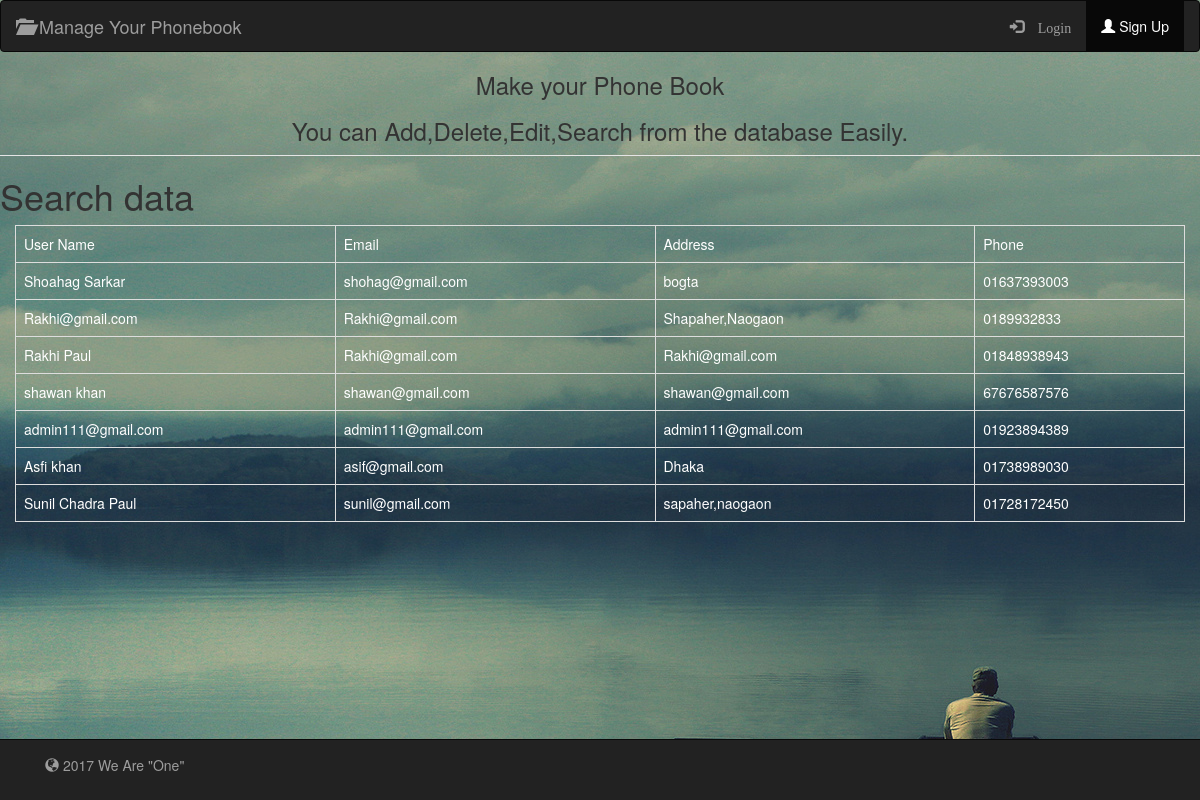
The page /database_search.php on the database its author committed.
### tables this page shows
CREATE TABLE IF NOT EXISTS `userinfo` (
  `id` int(90) NOT NULL AUTO_INCREMENT,
  `userID` int(8) NOT NULL,
  `name` varchar(90) NOT NULL,
  `email` varchar(90) NOT NULL,
  `Address` varchar(90) NOT NULL,
  `Phone` varchar(90) NOT NULL,
  PRIMARY KEY (`id`),
  KEY `userID` (`userID`)
);

### database_search.php (the view, shortened to what this page needs)
<!DOCTYPE html>
<html>
<head>
  <link rel="stylesheet" href="css/bootstrap.min.css" type="text/css" />
</head>
<body>
<nav class="navbar navbar-inverse">
  <div class="container-fluid">
    <div class="navbar-header">
      <a class="navbar-brand" href="index.php"><span class="glyphicon glyphicon-folder-open"></span>   Manage Your Phonebook</a>
    </div>
    <div class="collapse navbar-collapse" id="navbar1">
      <ul class="nav navbar-nav navbar-right">
        <?php if (isset($_SESSION['usr_id'])) { ?>
        <li><a href="home.php"> <span class="glyphicon glyphicon-plus-sign"></span>   Add</a></li>
        <li><a href="edit.php"> <span class="glyphicon glyphicon-edit"></span>  Edit</a></li>
        <li><a href="view.php"> <span class="glyphicon glyphicon-eye-open"></span>  View</a></li>
        <li><a href="delete.php"> <span class="glyphicon glyphicon-remove"></span>  Delete</a></li>
        <li><a href="search.php"> <span class="glyphicon glyphicon-search"></span>  Search</a></li>
        <li><p class="navbar-text">Hi! <span class="glyphicon glyphicon-user"></span> <?php echo $_SESSION['usr_name']; ?></p></li>
        <li><a href="logout.php"> <span class="glyphicon glyphicon-log-out"></span> Log Out</a></li>
        <?php } else { ?>
        <li><a href="login.php"><span class="glyphicon glyphicon-log-in"> Login</a></li>
        <li class="active"><a href="register.php"><span class="glyphicon glyphicon-user"></span> Sign Up</a></li>
        <?php } ?>
      </ul>
    </div>
  </div>
</nav>
<center>
 <legend ><h3>Make your Phone Book</h3><h3>You can Add,Delete,Edit,Search from the database Easily.</h3></legend>
</center>
  <h1>Search data</h1>
          <div class="container">
            <div class="row">
<?php
    $host = "localhost";
    $user = "root";
    $password = "";
    $database_name = "tst123";
    $pdo = new PDO("mysql:host=$host;dbname=$database_name", $user, $password, array(
    PDO::ATTR_ERRMODE => PDO::ERRMODE_EXCEPTION
    ));
$search=$_POST['search'];
$query = $pdo->prepare("select * from userinfo where  name LIKE '%$search%' OR email LIKE '%$search%' OR Address LIKE '%$search%' OR Phone  LIKE '%$search%' LIMIT 0 , 10");
$query->bindValue(1, "%$search%", PDO::PARAM_STR);
$query->execute();
         if (!$query->rowCount() == 0) {
				echo "<table style='color:white;' class='table table-bordered '>";
                echo "<tr><td >User Name</td><td >Email</td><td >Address</td><td >Phone</td></tr>";
            while ($results = $query->fetch()) {
				echo "<tr><td >";
                echo $results['name'];
				echo "</td><td >";
                echo $results['email'];
				echo "</td><td >";
                echo $results['Address'];
                echo "</td><td >";
                echo $results['Phone'];
            }
				echo "</table>";
        } else {
            echo '<h2>Nothing found in the Database.Please try again...<h2>';
        }
?>
         <div class="navbar navbar-inverse navbar-fixed-bottom" role="navigation">
            <div class="container">
                <div class="navbar-text pull-left">
                    <p> <span class="glyphicon glyphicon-globe"></span> 2017 We Are "One"</p>
                </div>
            </div>
        </div>
</body>
</html>

### database_search.php (style rules this page uses)
body { background-image: url("img/4.jpg"); background-color: #000; }

### rows shown on the page
userinfo: name "Shoahag Sarkar", email "shohag@gmail.com", Address "bogta", Phone "01637393003"
userinfo: name "Rakhi@gmail.com", email "Rakhi@gmail.com", Address "Shapaher,Naogaon", Phone "0189932833"
userinfo: name "Rakhi Paul", email "Rakhi@gmail.com", Address "Rakhi@gmail.com", Phone "01848938943"
userinfo: name "shawan khan", email "shawan@gmail.com", Address "shawan@gmail.com", Phone "67676587576"
userinfo: name "admin111@gmail.com", email "admin111@gmail.com", Address "admin111@gmail.com", Phone "01923894389"
userinfo: name "Asfi khan", email "asif@gmail.com", Address "Dhaka", Phone "01738989030"
userinfo: name "Sunil Chadra Paul", email "sunil@gmail.com", Address "sapaher,naogaon", Phone "01728172450"
